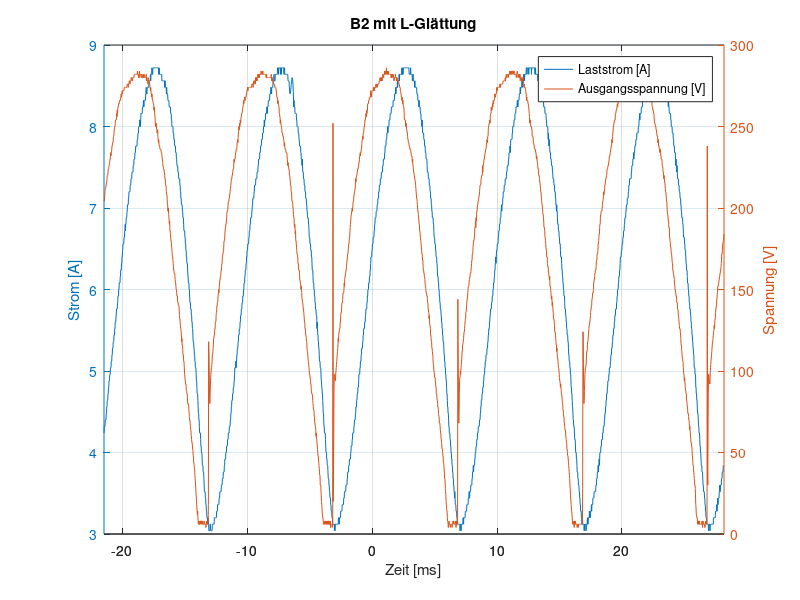

Write the MATLAB code that produced this figure.
% EAT LABOR - Gleichrichter
clear all;
close all;

SHOW_PLOTS      = 1;          % 1 = show all plots
GENERATE_PLOTS  = 1;          % 1 = generate PDF of all plots
PDF_DESTINATION = './plots/';
graphics_toolkit('qt');

% CSV Attributes
HEADERLENGTH  = 16; % length of header in CSV datafiles
TIME          = 4;  % time vector position
VALUE         = 5;  % value vector position

f = 50; % Frequenz [Hz]

% Messung der Induktivität AC
il = [ 5  10];  % [A]
ul = [87 172];  % [V]

% Messung der Induktivität DC
idc = [5    10];        % [A]
udc = [0.86  1.72];     % [V]

rl = mean(udc./idc);    % [Ohm]
zl = mean(ul./il);      % [Ohm]
xl = sqrt(zl^2 - rl^2); % [Ohm]
L = xl/(2*pi*f);        % [H]  

%------------------------------------------------------------------------------
% 6.3.1 Einphasige Brückenschaltung - Ungesteuerter Betrieb

% Messung 1, GR mit Glättung induktiv, Lastposition 16 (27 Ohm Stellwiderstand)
%   CH1:    Laststrom gemessen mit Stromzange 
%   CH2:    Laststrom gemessen mit LEM-Wandler
%   CH3:    DC-Spannung gemessen mit Differentialsonde
%   Ordner: ALL0001

if GENERATE_PLOTS == 1
  % load channel data
  m_01_ch_1 = dlmread('./data/ALL0001/F0001CH1.CSV', ',', 16, 0);
  m_01_ch_3 = dlmread('./data/ALL0001/F0001CH3.CSV', ',', 16, 0);

  % prepare data correction
  mi    = m_01_ch_1(2,TIME) - m_01_ch_1(1,TIME);  % measurement interval
  le    = m_01_ch_1(length(m_01_ch_1),TIME);      % last element value
  time  = [m_01_ch_1(1,TIME):mi:le];              % correct time
  
  % load data vectors
  time_current  = m_01_ch_1(:,TIME);
  current       = m_01_ch_1(:,VALUE);
  time_voltage  = m_01_ch_3(:,TIME);
  voltage       = m_01_ch_3(:,VALUE);

  % interpolate corrupt data
  current  = interp1(time_current, current, time, 'spline');
  
  if SHOW_PLOTS == 1
    hf = figure(1);
  else
    hf = figure(1, 'display', 'off');
  end
  ax = plotyy(time*1E3, current, time*1E3, voltage);
  legend('Laststrom [A]', 'Ausgangsspannung [V]');
  title('B2 mit L-Glättung');
  xlabel('Zeit [ms]');
  ylabel(ax(1), 'Strom [A]');
  ylabel(ax(2), 'Spannung [V]');
  grid on;
  % set(gcf, 'PaperType', 'A4', 'PaperOrientation', 'landscape', 'PaperPositionMode', 'manual', 'PaperUnits', 'centimeters', 'Paperposition', '5 5 28.7 20');
  % print(hf, '-dpdf', strcat(PDF_DESTINATION, '631_01.pdf'));
  print(hf, '-dpdf', strcat(PDF_DESTINATION, '631_01.pdf'));
end
  
% Messung 2, GR mit Glättung induktiv, Lastposition 11 (27 Ohm Stellwiderstand)
%   CH1:    Laststrom gemessen mit Stromzange 
%   CH2:    Laststrom gemessen mit LEM-Wandler
%   CH3:    DC-Spannung gemessen mit Differentialsonde
%   Ordner: ALL0002

% Messung 3, GR mit Glättung induktiv, Lastposition 6 (27 Ohm Stellwiderstand)
%   CH1:    Laststrom gemessen mit Stromzange 
%   CH2:    Laststrom gemessen mit LEM-Wandler
%   CH3:    DC-Spannung gemessen mit Differentialsonde
%   Ordner: ALL0003

% Messung 4, GR ohne Glättung, Lastposition 16 (27 Ohm Stellwiderstand)
%   CH1:    Laststrom gemessen mit Stromzange 
%   CH2:    Laststrom gemessen mit LEM-Wandler
%   CH3:    DC-Spannung gemessen mit Differentialsonde
%   Ordner: ALL0004

% Messung 5, GR ohne Glättung, Lastposition 11 (27 Ohm Stellwiderstand)
%   CH1:    Laststrom gemessen mit Stromzange 
%   CH2:    Laststrom gemessen mit LEM-Wandler
%   CH3:    DC-Spannung gemessen mit Differentialsonde
%   Ordner: ALL0005

% Messung 6, GR ohne Glättung, Lastposition 6 (27 Ohm Stellwiderstand)
%   CH1:    Laststrom gemessen mit Stromzange 
%   CH2:    Laststrom gemessen mit LEM-Wandler
%   CH3:    DC-Spannung gemessen mit Differentialsonde
%   Ordner: ALL0007 (evtl. ALL0006)

%------------------------------------------------------------------------------
% Einphasige Brückenschaltung - Gesteuerter Betrieb

% Messung 7, GR mit Glättung induktiv, Last = 6A, alpha ca. 0°
%   CH1:    Laststrom gemessen mit Stromzange 
%   CH2:    Zündstrom Thyristor gemessen mit Stromzange
%   CH3:    DC-Spannung gemessen mit Differentialsonde
%   CH4:    Phasenspannung gemessen mit Differentialsonde
%   Ordner: ALL0008

% Messung 8, GR mit Glättung induktiv, Last = 6A, alpha ca. ???° (gerade kein Lücken)
%   CH1:    Laststrom gemessen mit Stromzange 
%   CH2:    Zündstrom Thyristor gemessen mit Stromzange
%   CH3:    DC-Spannung gemessen mit Differentialsonde
%   CH4:    Phasenspannung gemessen mit Differentialsonde
%   Ordner: ALL0010

% Messung 9, GR mit Glättung induktiv, Last = 6A, alpha ca. ???° (Lücken)
%   CH1:    Laststrom gemessen mit Stromzange 
%   CH2:    Zündstrom Thyristor gemessen mit Stromzange
%   CH3:    DC-Spannung gemessen mit Differentialsonde
%   CH4:    Phasenspannung gemessen mit Differentialsonde
%   Ordner: ALL0012

% Messung 10, GR mit Glättung induktiv, Last = 6A, alpha ca. ???° (Lücken)
%   CH1:    Laststrom gemessen mit Stromzange 
%   CH2:    Zündstrom Thyristor gemessen mit Stromzange
%   CH3:    DC-Spannung gemessen mit Differentialsonde
%   CH4:    Phasenspannung gemessen mit Differentialsonde
%   Ordner: ALL0014

% Messung 11, GR mit Glättung induktiv, Last = 6A, alpha ca. 90° (Lücken)
%   CH1:    Laststrom gemessen mit Stromzange 
%   CH2:    Zündstrom Thyristor gemessen mit Stromzange
%   CH3:    DC-Spannung gemessen mit Differentialsonde
%   CH4:    Phasenspannung gemessen mit Differentialsonde
%   Ordner: ALL0015

% Messung 12, GR mit Glättung induktiv, Last = 6A, alpha ca. ???° (Lücken)
%   CH1:    Laststrom gemessen mit Stromzange 
%   CH2:    Zündstrom Thyristor gemessen mit Stromzange
%   CH3:    DC-Spannung gemessen mit Differentialsonde
%   CH4:    Phasenspannung gemessen mit Differentialsonde
%   Ordner: ALL0017

%------------------------------------------------------------------------------
% Kommutierung

%%%%%%%%%%%%%%%%%%%%%%%%%%%%%%%%%%%%%%%%%%%%%%%%%%%%%%%%%%%%%%%%%%%%%%%%%%%%%%%

%------------------------------------------------------------------------------
% Dreiphasige Brückenschaltung - Ungesteuerter Betrieb

% Messung 13, GR mit Glättung induktiv, Lastposition 16 (2x27 Ohm Stellwiderstand)
%   CH1:    Laststrom gemessen mit Stromzange 
%   CH2:    -
%   CH3:    DC-Spannung gemessen mit Differentialsonde
%   CH4:    L1-L2 Spannung gemessen mit Differentialsonde
%   Ordner: ALL0019

% Messung 13, GR mit Glättung induktiv, Lastposition 11 (2x27 Ohm Stellwiderstand)
%   CH1:    Laststrom gemessen mit Stromzange 
%   CH2:    -
%   CH3:    DC-Spannung gemessen mit Differentialsonde
%   CH4:    L1-L2 Spannung gemessen mit Differentialsonde
%   Ordner: ALL0020

% Messung 13, GR mit Glättung induktiv, Lastposition 6 (2x27 Ohm Stellwiderstand)
%   CH1:    Laststrom gemessen mit Stromzange 
%   CH2:    -
%   CH3:    DC-Spannung gemessen mit Differentialsonde
%   CH4:    L1-L2 Spannung gemessen mit Differentialsonde
%   Ordner: ALL0021

% Messung 13, GR mit Glättung induktiv, Lastposition 4 (2x27 Ohm Stellwiderstand)
%   CH1:    Laststrom gemessen mit Stromzange 
%   CH2:    -
%   CH3:    DC-Spannung gemessen mit Differentialsonde
%   CH4:    L1-L2 Spannung gemessen mit Differentialsonde
%   Ordner: ALL0022

%------------------------------------------------------------------------------
% Dreiphasige Brückenschaltung - Gesteuerter Betrieb
%------------------------------------------------------------------------------
% Kommutierung
%------------------------------------------------------------------------------
% Strombegrenzung
%------------------------------------------------------------------------------
% Spannungsbelastung der Halbleiter
%------------------------------------------------------------------------------
% Wechselrichterbetrieb
%------------------------------------------------------------------------------
% Netzrückwirkungen
%------------------------------------------------------------------------------
% Stromoberschwingungen
%------------------------------------------------------------------------------
% Leistungsfaktor
%------------------------------------------------------------------------------
% Kommutierungseinbrüche
%------------------------------------------------------------------------------
% 12-pulsiger Betrieb
%------------------------------------------------------------------------------
% Aktives Oberwellenfilter
